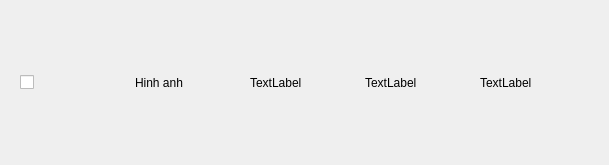
<?xml version="1.0" encoding="UTF-8"?>
<ui version="4.0">
 <class>Form</class>
 <widget class="QWidget" name="Form">
  <property name="geometry">
   <rect>
    <x>0</x>
    <y>0</y>
    <width>609</width>
    <height>165</height>
   </rect>
  </property>
  <property name="windowTitle">
   <string>Form</string>
  </property>
  <layout class="QHBoxLayout" name="horizontalLayout">
   <item>
    <widget class="QWidget" name="widget" native="true">
     <layout class="QHBoxLayout" name="horizontalLayout_2">
      <item>
       <widget class="QCheckBox" name="checkBox">
        <property name="text">
         <string/>
        </property>
       </widget>
      </item>
      <item>
       <widget class="QLabel" name="anh">
        <property name="text">
         <string>Hinh anh</string>
        </property>
       </widget>
      </item>
      <item>
       <widget class="QLabel" name="ten">
        <property name="text">
         <string>TextLabel</string>
        </property>
       </widget>
      </item>
      <item>
       <widget class="QLabel" name="gia">
        <property name="text">
         <string>TextLabel</string>
        </property>
       </widget>
      </item>
      <item>
       <widget class="QLabel" name="soluong">
        <property name="text">
         <string>TextLabel</string>
        </property>
       </widget>
      </item>
     </layout>
    </widget>
   </item>
  </layout>
 </widget>
 <resources/>
 <connections/>
</ui>
